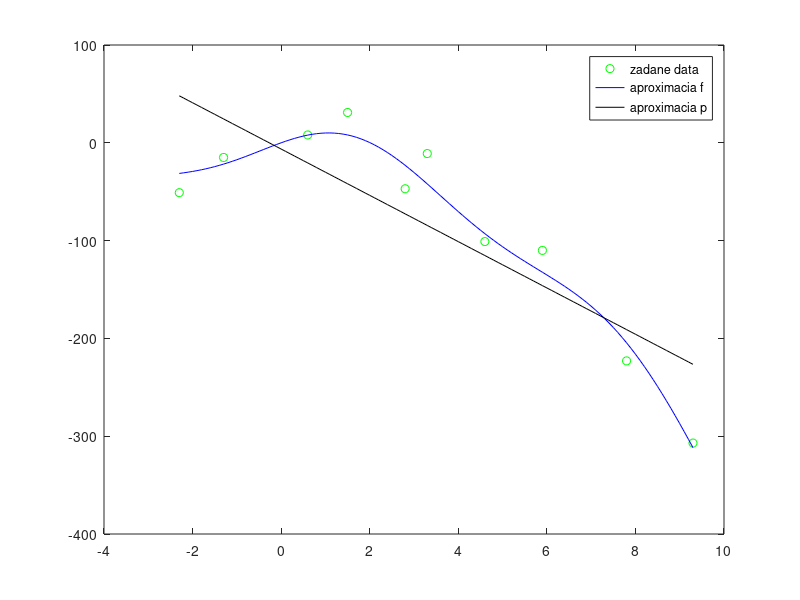

MATLAB code to generate this figure:
% Aproximácia metodou najmänších štvorcou
% Príklad 12. str 79


% Prípad a // Lineaárna aproximácia

% Hodnoty
x=[-2.3 -1.3 0.6 1.5 2.8 3.3 4.6 5.9 7.8 9.3];
y=[-51 -15 8 31 -47 -11 -101 -110 -223 -307];

% Definicia funkcií
f1=@(x)sin(x);
f2=@(x)x.^2;

% Pre výpočet potrebujeme maticu Ga sústavy normálnich rovníc
% s vektorom pravej strany da
Ga=[sum(f1(x).^2) sum(f1(x).*f2(x));sum(f2(x).*f1(x)) sum(f2(x).^2)]
da=[sum(f1(x).*y);sum(f2(x).*y)]

%Sústavu rovníc vyriešime metodou v Octave
c=Ga\da


% Prípad b // BEST FIT LINE

%Definicia funkcií
p1=@(x)x.^0;
p2=@(x)x;

% Pre výpočet potrebujeme maticu Ga sústavy normálnich rovníc
% s vektorom pravej strany da
Gb=[sum(p1(x).^2) sum(p1(x).*p2(x));sum(p2(x).*p1(x)) sum(p2(x).^2)]
db=[sum(p1(x).*y);sum(p2(x).*y)]

%Sústavu rovníc vyriešime metodou v Octave
d=Gb\db


% Porovnanie aproximacií
f=@(x)c(1)*f1(x)+c(2)*f2(x);
p=@(x)d(1)*p1(x)+d(2)*p2(x);

% Výpočet pre f a p
sum((f(x)-y).^2)
sum((p(x)-y).^2)

%Graph
x1 = -2.3:0.1:9.3;
plot(x, y, 'go', x1, f(x1), 'b-', x1, p(x1), 'k-')      % "go" = zelené body
legend('zadane data', 'aproximacia f', 'aproximacia p') % Legenda